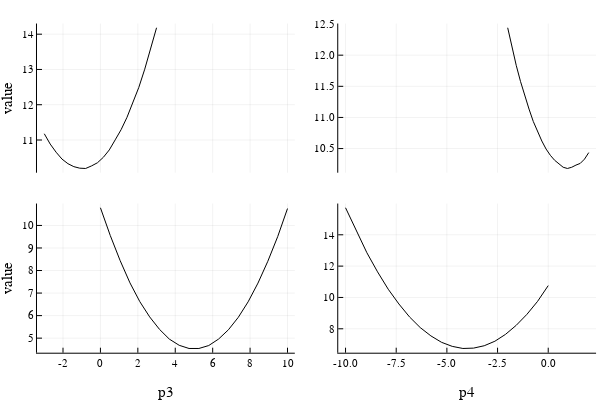
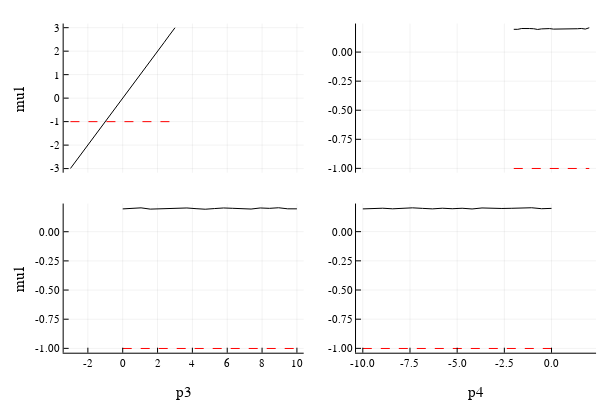
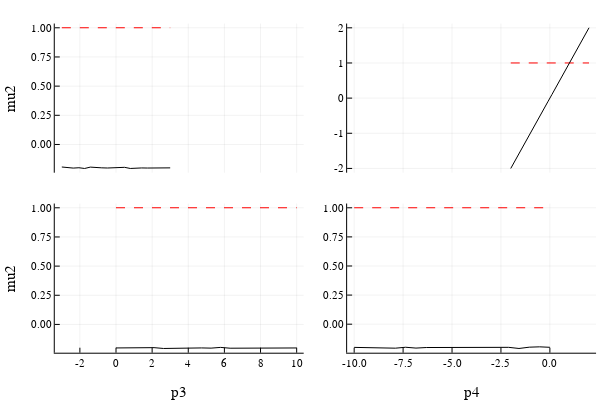
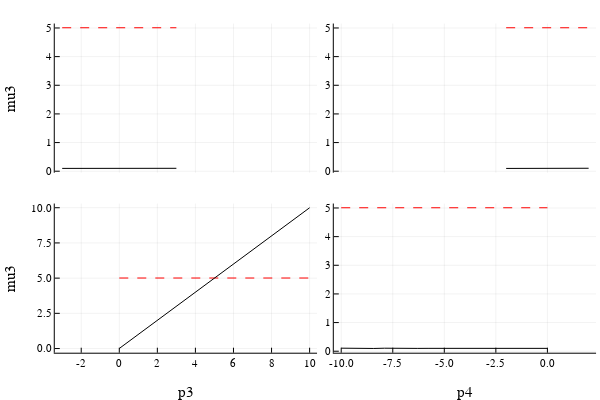

Notebook source saved alongside these figures, in order:
### Markdown cell above
## Slices

### Code cell
# plot slices of objective function
# grid with 20 points
#-----------------------------------
s = doSlices(mprob,20)

# plot slices of the objective function:
#---------------------------------------
p = MomentOpt.plot(s,:value)
display(p)

if savePlots == true
    Plots.savefig(p, joinpath(pwd(),"slices_v.svg"))
end



# Produce more precise plots with respect to each parameter:
#-----------------------------------------------------------
for symbol in parameters

  p = MomentOpt.plot(s,symbol)
  display(p)
    
  if savePlots == true
      Plots.savefig(p, joinpath(pwd(),"slices_v_$(String(symbol)).svg"))
  end
    

end

### Figure 1 — Plotly figure (JSON) as saved in the notebook; plotly's stock layout.template omitted (floating-point values rounded to 4 significant figures)
{"data": [{"colorbar": {"title": ""}, "hoverinfo": "text", "legendgroup": "y1", "line": {"color": "rgba(0, 0, 0, 1.000)", "dash": "solid", "shape": "linear", "width": 1}, "mode": "lines", "name": "y1", "showlegend": true, "text": [null, null, null, null, null, null, null, null, null, null, null, null, null, null, null, null, null, null, null, null], "type": "scatter", "x": [-2, -1.789, -1.579, -1.368, -1.158, -0.9474, -0.7368, -0.5263, -0.3158, -0.1053, 0.1053, 0.3158, 0.5263, 0.7368, 0.9474, 1.158, 1.368, 1.579, 1.789, 2], "xaxis": "x2", "y": [12.44, 12.12, 11.84, 11.58, 11.34, 11.13, 10.94, 10.77, 10.62, 10.49, 10.39, 10.31, 10.25, 10.2, 10.18, 10.2, 10.23, 10.26, 10.33, 10.44], "yaxis": "y2"}, {"colorbar": {"title": ""}, "hoverinfo": "text", "legendgroup": "y2", "line": {"color": "rgba(0, 0, 0, 1.000)", "dash": "solid", "shape": "linear", "width": 1}, "mode": "lines", "name": "y2", "showlegend": true, "text": [null, null, null, null, null, null, null, null, null, null, null, null, null, null, null, null, null, null, null, null], "type": "scatter", "x": [-10, -9.474, -8.947, -8.421, -7.895, -7.368, -6.842, -6.316, -5.789, -5.263, -4.737, -4.211, -3.684, -3.158, -2.632, -2.105, -1.579, -1.053, -0.5263, 0], "xaxis": "x2", "y": [15.72, 14.23, 12.85, 11.64, 10.53, 9.585, 8.756, 8.078, 7.547, 7.136, 6.878, 6.743, 6.766, 6.918, 7.205, 7.646, 8.221, 8.92, 9.75, 10.76], "yaxis": "y4"}, {"colorbar": {"title": ""}, "hoverinfo": "text", "legendgroup": "y3", "line": {"color": "rgba(0, 0, 0, 1.000)", "dash": "solid", "shape": "linear", "width": 1}, "mode": "lines", "name": "y3", "showlegend": true, "text": [null, null, null, null, null, null, null, null, null, null, null, null, null, null, null, null, null, null, null, null], "type": "scatter", "x": [-3, -2.684, -2.368, -2.053, -1.737, -1.421, -1.105, -0.7895, -0.4737, -0.1579, 0.1579, 0.4737, 0.7895, 1.105, 1.421, 1.737, 2.053, 2.368, 2.684, 3], "xaxis": "x1", "y": [11.18, 10.89, 10.65, 10.46, 10.33, 10.24, 10.2, 10.19, 10.27, 10.35, 10.51, 10.72, 11.0, 11.29, 11.64, 12.05, 12.49, 13.01, 13.57, 14.18], "yaxis": "y1"}, {"colorbar": {"title": ""}, "hoverinfo": "text", "legendgroup": "y4", "line": {"color": "rgba(0, 0, 0, 1.000)", "dash": "solid", "shape": "linear", "width": 1}, "mode": "lines", "name": "y4", "showlegend": true, "text": [null, null, null, null, null, null, null, null, null, null, null, null, null, null, null, null, null, null, null, null], "type": "scatter", "x": [0, 0.5263, 1.053, 1.579, 2.105, 2.632, 3.158, 3.684, 4.211, 4.737, 5.263, 5.789, 6.316, 6.842, 7.368, 7.895, 8.421, 8.947, 9.474, 10], "xaxis": "x1", "y": [10.78, 9.555, 8.443, 7.452, 6.619, 5.944, 5.389, 4.957, 4.683, 4.542, 4.542, 4.672, 4.96, 5.372, 5.923, 6.611, 7.443, 8.411, 9.502, 10.75], "yaxis": "y3"}], "layout": {"annotations": [], "height": 400, "margin": {"b": 20, "l": 0, "r": 0, "t": 20}, "paper_bgcolor": "rgba(255, 255, 255, 1.000)", "plot_bgcolor": "rgba(255, 255, 255, 1.000)", "showlegend": false, "width": 600, "xaxis1": {"anchor": "y3", "domain": [0.06165, 0.4914], "gridcolor": "rgba(0, 0, 0, 0.100)", "gridwidth": 0.5, "linecolor": "rgba(0, 0, 0, 1.000)", "mirror": false, "range": [-3.39, 10.39], "showgrid": true, "showline": true, "showticklabels": true, "tickangle": 0, "tickcolor": "rgb(0, 0, 0)", "tickfont": {"color": "rgba(0, 0, 0, 1.000)", "family": "sans-serif", "size": 11}, "tickmode": "array", "ticks": "inside", "ticktext": ["-2", "0", "2", "4", "6", "8", "10"], "tickvals": [-2, 0, 2, 4, 6, 8, 10], "title": "p3", "titlefont": {"color": "rgba(0, 0, 0, 1.000)", "family": "sans-serif", "size": 15}, "type": "-", "visible": true, "zeroline": false, "zerolinecolor": "rgba(0, 0, 0, 1.000)"}, "xaxis2": {"anchor": "y4", "domain": [0.5637, 0.9934], "gridcolor": "rgba(0, 0, 0, 0.100)", "gridwidth": 0.5, "linecolor": "rgba(0, 0, 0, 1.000)", "mirror": false, "range": [-10.36, 2.36], "showgrid": true, "showline": true, "showticklabels": true, "tickangle": 0, "tickcolor": "rgb(0, 0, 0)", "tickfont": {"color": "rgba(0, 0, 0, 1.000)", "family": "sans-serif", "size": 11}, "tickmode": "array", "ticks": "inside", "ticktext": ["-10.0", "-7.5", "-5.0", "-2.5", "0.0"], "tickvals": [-10, -7.5, -5, -2.5, 0], "title": "p4", "titlefont": {"color": "rgba(0, 0, 0, 1.000)", "family": "sans-serif", "size": 15}, "type": "-", "visible": true, "zeroline": false, "zerolinecolor": "rgba(0, 0, 0, 1.000)"}, "yaxis1": {"anchor": "x1", "domain": [0.5758, 0.9902], "gridcolor": "rgba(0, 0, 0, 0.100)", "gridwidth": 0.5, "linecolor": "rgba(0, 0, 0, 1.000)", "mirror": false, "range": [10.07, 14.3], "showgrid": true, "showline": true, "showticklabels": true, "tickangle": 0, "tickcolor": "rgb(0, 0, 0)", "tickfont": {"color": "rgba(0, 0, 0, 1.000)", "family": "sans-serif", "size": 11}, "tickmode": "array", "ticks": "inside", "ticktext": ["11", "12", "13", "14"], "tickvals": [11, 12, 13, 14], "title": "value", "titlefont": {"color": "rgba(0, 0, 0, 1.000)", "family": "sans-serif", "size": 15}, "type": "-", "visible": true, "zeroline": false, "zerolinecolor": "rgba(0, 0, 0, 1.000)"}, "yaxis2": {"anchor": "x2", "domain": [0.5758, 0.9902], "gridcolor": "rgba(0, 0, 0, 0.100)", "gridwidth": 0.5, "linecolor": "rgba(0, 0, 0, 1.000)", "mirror": false, "range": [10.11, 12.51], "showgrid": true, "showline": true, "showticklabels": true, "tickangle": 0, "tickcolor": "rgb(0, 0, 0)", "tickfont": {"color": "rgba(0, 0, 0, 1.000)", "family": "sans-serif", "size": 11}, "tickmode": "array", "ticks": "inside", "ticktext": ["10.5", "11.0", "11.5", "12.0", "12.5"], "tickvals": [10.5, 11, 11.5, 12, 12.5], "title": "", "titlefont": {"color": "rgba(0, 0, 0, 1.000)", "family": "sans-serif", "size": 15}, "type": "-", "visible": true, "zeroline": false, "zerolinecolor": "rgba(0, 0, 0, 1.000)"}, "yaxis3": {"anchor": "x1", "domain": [0.07581, 0.4902], "gridcolor": "rgba(0, 0, 0, 0.100)", "gridwidth": 0.5, "linecolor": "rgba(0, 0, 0, 1.000)", "mirror": false, "range": [4.354, 10.97], "showgrid": true, "showline": true, "showticklabels": true, "tickangle": 0, "tickcolor": "rgb(0, 0, 0)", "tickfont": {"color": "rgba(0, 0, 0, 1.000)", "family": "sans-serif", "size": 11}, "tickmode": "array", "ticks": "inside", "ticktext": ["5", "6", "7", "8", "9", "10"], "tickvals": [5, 6, 7, 8, 9, 10], "title": "value", "titlefont": {"color": "rgba(0, 0, 0, 1.000)", "family": "sans-serif", "size": 15}, "type": "-", "visible": true, "zeroline": false, "zerolinecolor": "rgba(0, 0, 0, 1.000)"}, "yaxis4": {"anchor": "x2", "domain": [0.07581, 0.4902], "gridcolor": "rgba(0, 0, 0, 0.100)", "gridwidth": 0.5, "linecolor": "rgba(0, 0, 0, 1.000)", "mirror": false, "range": [6.473, 15.99], "showgrid": true, "showline": true, "showticklabels": true, "tickangle": 0, "tickcolor": "rgb(0, 0, 0)", "tickfont": {"color": "rgba(0, 0, 0, 1.000)", "family": "sans-serif", "size": 11}, "tickmode": "array", "ticks": "inside", "ticktext": ["8", "10", "12", "14"], "tickvals": [8, 10, 12, 14], "title": "", "titlefont": {"color": "rgba(0, 0, 0, 1.000)", "family": "sans-serif", "size": 15}, "type": "-", "visible": true, "zeroline": false, "zerolinecolor": "rgba(0, 0, 0, 1.000)"}}}

### Figure 2 — Plotly figure (JSON) as saved in the notebook; plotly's stock layout.template omitted (floating-point values rounded to 4 significant figures)
{"data": [{"colorbar": {"title": ""}, "hoverinfo": "text", "legendgroup": "y1", "line": {"color": "rgba(255, 0, 0, 1.000)", "dash": "dash", "shape": "linear", "width": 1}, "mode": "lines", "name": "y1", "showlegend": true, "text": [null, null, null, null, null, null, null, null, null, null, null, null, null, null, null, null, null, null, null, null], "type": "scatter", "x": [-2, -1.789, -1.579, -1.368, -1.158, -0.9474, -0.7368, -0.5263, -0.3158, -0.1053, 0.1053, 0.3158, 0.5263, 0.7368, 0.9474, 1.158, 1.368, 1.579, 1.789, 2], "xaxis": "x2", "y": [-1.001, -1.001, -1.001, -1.001, -1.001, -1.001, -1.001, -1.001, -1.001, -1.001, -1.001, -1.001, -1.001, -1.001, -1.001, -1.001, -1.001, -1.001, -1.001, -1.001], "yaxis": "y2"}, {"colorbar": {"title": ""}, "hoverinfo": "text", "legendgroup": "y2", "line": {"color": "rgba(0, 0, 0, 1.000)", "dash": "solid", "shape": "linear", "width": 1}, "mode": "lines", "name": "y2", "showlegend": true, "text": [null, null, null, null, null, null, null, null, null, null, null, null, null, null, null, null, null, null, null, null], "type": "scatter", "x": [-2, -1.789, -1.579, -1.368, -1.158, -0.9474, -0.7368, -0.5263, -0.3158, -0.1053, 0.1053, 0.3158, 0.5263, 0.7368, 0.9474, 1.158, 1.368, 1.579, 1.789, 2], "xaxis": "x2", "y": [0.1957, 0.1956, 0.2027, 0.1993, 0.2024, 0.2009, 0.1945, 0.1996, 0.2033, 0.202, 0.1975, 0.1972, 0.1977, 0.2022, 0.1987, 0.2, 0.2007, 0.2032, 0.1979, 0.2091], "yaxis": "y2"}, {"colorbar": {"title": ""}, "hoverinfo": "text", "legendgroup": "y3", "line": {"color": "rgba(255, 0, 0, 1.000)", "dash": "dash", "shape": "linear", "width": 1}, "mode": "lines", "name": "y3", "showlegend": true, "text": [null, null, null, null, null, null, null, null, null, null, null, null, null, null, null, null, null, null, null, null], "type": "scatter", "x": [-10, -9.474, -8.947, -8.421, -7.895, -7.368, -6.842, -6.316, -5.789, -5.263, -4.737, -4.211, -3.684, -3.158, -2.632, -2.105, -1.579, -1.053, -0.5263, 0], "xaxis": "x2", "y": [-1.001, -1.001, -1.001, -1.001, -1.001, -1.001, -1.001, -1.001, -1.001, -1.001, -1.001, -1.001, -1.001, -1.001, -1.001, -1.001, -1.001, -1.001, -1.001, -1.001], "yaxis": "y4"}, {"colorbar": {"title": ""}, "hoverinfo": "text", "legendgroup": "y4", "line": {"color": "rgba(0, 0, 0, 1.000)", "dash": "solid", "shape": "linear", "width": 1}, "mode": "lines", "name": "y4", "showlegend": true, "text": [null, null, null, null, null, null, null, null, null, null, null, null, null, null, null, null, null, null, null, null], "type": "scatter", "x": [-10, -9.474, -8.947, -8.421, -7.895, -7.368, -6.842, -6.316, -5.789, -5.263, -4.737, -4.211, -3.684, -3.158, -2.632, -2.105, -1.579, -1.053, -0.5263, 0], "xaxis": "x2", "y": [0.1949, 0.1971, 0.2006, 0.1957, 0.2027, 0.204, 0.1996, 0.1952, 0.2007, 0.1964, 0.2005, 0.1945, 0.203, 0.1995, 0.1986, 0.2002, 0.2008, 0.2047, 0.1965, 0.1993], "yaxis": "y4"}, {"colorbar": {"title": ""}, "hoverinfo": "text", "legendgroup": "y5", "line": {"color": "rgba(255, 0, 0, 1.000)", "dash": "dash", "shape": "linear", "width": 1}, "mode": "lines", "name": "y5", "showlegend": true, "text": [null, null, null, null, null, null, null, null, null, null, null, null, null, null, null, null, null, null, null, null], "type": "scatter", "x": [-3, -2.684, -2.368, -2.053, -1.737, -1.421, -1.105, -0.7895, -0.4737, -0.1579, 0.1579, 0.4737, 0.7895, 1.105, 1.421, 1.737, 2.053, 2.368, 2.684, 3], "xaxis": "x1", "y": [-1.001, -1.001, -1.001, -1.001, -1.001, -1.001, -1.001, -1.001, -1.001, -1.001, -1.001, -1.001, -1.001, -1.001, -1.001, -1.001, -1.001, -1.001, -1.001, -1.001], "yaxis": "y1"}, {"colorbar": {"title": ""}, "hoverinfo": "text", "legendgroup": "y6", "line": {"color": "rgba(0, 0, 0, 1.000)", "dash": "solid", "shape": "linear", "width": 1}, "mode": "lines", "name": "y6", "showlegend": true, "text": [null, null, null, null, null, null, null, null, null, null, null, null, null, null, null, null, null, null, null, null], "type": "scatter", "x": [-3, -2.684, -2.368, -2.053, -1.737, -1.421, -1.105, -0.7895, -0.4737, -0.1579, 0.1579, 0.4737, 0.7895, 1.105, 1.421, 1.737, 2.053, 2.368, 2.684, 3], "xaxis": "x1", "y": [-2.995, -2.683, -2.366, -2.053, -1.733, -1.421, -1.107, -0.7929, -0.4733, -0.1587, 0.1572, 0.4761, 0.7919, 1.105, 1.422, 1.74, 2.048, 2.362, 2.683, 2.996], "yaxis": "y1"}, {"colorbar": {"title": ""}, "hoverinfo": "text", "legendgroup": "y7", "line": {"color": "rgba(255, 0, 0, 1.000)", "dash": "dash", "shape": "linear", "width": 1}, "mode": "lines", "name": "y7", "showlegend": true, "text": [null, null, null, null, null, null, null, null, null, null, null, null, null, null, null, null, null, null, null, null], "type": "scatter", "x": [0, 0.5263, 1.053, 1.579, 2.105, 2.632, 3.158, 3.684, 4.211, 4.737, 5.263, 5.789, 6.316, 6.842, 7.368, 7.895, 8.421, 8.947, 9.474, 10], "xaxis": "x1", "y": [-1.001, -1.001, -1.001, -1.001, -1.001, -1.001, -1.001, -1.001, -1.001, -1.001, -1.001, -1.001, -1.001, -1.001, -1.001, -1.001, -1.001, -1.001, -1.001, -1.001], "yaxis": "y3"}, {"colorbar": {"title": ""}, "hoverinfo": "text", "legendgroup": "y8", "line": {"color": "rgba(0, 0, 0, 1.000)", "dash": "solid", "shape": "linear", "width": 1}, "mode": "lines", "name": "y8", "showlegend": true, "text": [null, null, null, null, null, null, null, null, null, null, null, null, null, null, null, null, null, null, null, null], "type": "scatter", "x": [0, 0.5263, 1.053, 1.579, 2.105, 2.632, 3.158, 3.684, 4.211, 4.737, 5.263, 5.789, 6.316, 6.842, 7.368, 7.895, 8.421, 8.947, 9.474, 10], "xaxis": "x1", "y": [0.1958, 0.1997, 0.2048, 0.1939, 0.1964, 0.1979, 0.1986, 0.2037, 0.1978, 0.193, 0.1986, 0.2037, 0.2009, 0.1959, 0.1945, 0.2036, 0.2005, 0.2055, 0.1964, 0.1962], "yaxis": "y3"}], "layout": {"annotations": [], "height": 400, "margin": {"b": 20, "l": 0, "r": 0, "t": 20}, "paper_bgcolor": "rgba(255, 255, 255, 1.000)", "plot_bgcolor": "rgba(255, 255, 255, 1.000)", "showlegend": false, "width": 600, "xaxis1": {"anchor": "y3", "domain": [0.1061, 0.5062], "gridcolor": "rgba(0, 0, 0, 0.100)", "gridwidth": 0.5, "linecolor": "rgba(0, 0, 0, 1.000)", "mirror": false, "range": [-3.39, 10.39], "showgrid": true, "showline": true, "showticklabels": true, "tickangle": 0, "tickcolor": "rgb(0, 0, 0)", "tickfont": {"color": "rgba(0, 0, 0, 1.000)", "family": "sans-serif", "size": 11}, "tickmode": "array", "ticks": "inside", "ticktext": ["-2", "0", "2", "4", "6", "8", "10"], "tickvals": [-2, 0, 2, 4, 6, 8, 10], "title": "p3", "titlefont": {"color": "rgba(0, 0, 0, 1.000)", "family": "sans-serif", "size": 15}, "type": "-", "visible": true, "zeroline": false, "zerolinecolor": "rgba(0, 0, 0, 1.000)"}, "xaxis2": {"anchor": "y4", "domain": [0.5934, 0.9934], "gridcolor": "rgba(0, 0, 0, 0.100)", "gridwidth": 0.5, "linecolor": "rgba(0, 0, 0, 1.000)", "mirror": false, "range": [-10.36, 2.36], "showgrid": true, "showline": true, "showticklabels": true, "tickangle": 0, "tickcolor": "rgb(0, 0, 0)", "tickfont": {"color": "rgba(0, 0, 0, 1.000)", "family": "sans-serif", "size": 11}, "tickmode": "array", "ticks": "inside", "ticktext": ["-10.0", "-7.5", "-5.0", "-2.5", "0.0"], "tickvals": [-10, -7.5, -5, -2.5, 0], "title": "p4", "titlefont": {"color": "rgba(0, 0, 0, 1.000)", "family": "sans-serif", "size": 15}, "type": "-", "visible": true, "zeroline": false, "zerolinecolor": "rgba(0, 0, 0, 1.000)"}, "yaxis1": {"anchor": "x1", "domain": [0.5758, 0.9902], "gridcolor": "rgba(0, 0, 0, 0.100)", "gridwidth": 0.5, "linecolor": "rgba(0, 0, 0, 1.000)", "mirror": false, "range": [-3.175, 3.176], "showgrid": true, "showline": true, "showticklabels": true, "tickangle": 0, "tickcolor": "rgb(0, 0, 0)", "tickfont": {"color": "rgba(0, 0, 0, 1.000)", "family": "sans-serif", "size": 11}, "tickmode": "array", "ticks": "inside", "ticktext": ["-3", "-2", "-1", "0", "1", "2", "3"], "tickvals": [-3, -2, -1, 0, 1, 2, 3], "title": "mu1", "titlefont": {"color": "rgba(0, 0, 0, 1.000)", "family": "sans-serif", "size": 15}, "type": "-", "visible": true, "zeroline": false, "zerolinecolor": "rgba(0, 0, 0, 1.000)"}, "yaxis2": {"anchor": "x2", "domain": [0.5758, 0.9902], "gridcolor": "rgba(0, 0, 0, 0.100)", "gridwidth": 0.5, "linecolor": "rgba(0, 0, 0, 1.000)", "mirror": false, "range": [-1.037, 0.2454], "showgrid": true, "showline": true, "showticklabels": true, "tickangle": 0, "tickcolor": "rgb(0, 0, 0)", "tickfont": {"color": "rgba(0, 0, 0, 1.000)", "family": "sans-serif", "size": 11}, "tickmode": "array", "ticks": "inside", "ticktext": ["-1.00", "-0.75", "-0.50", "-0.25", "0.00"], "tickvals": [-1, -0.75, -0.5, -0.25, 0], "title": "", "titlefont": {"color": "rgba(0, 0, 0, 1.000)", "family": "sans-serif", "size": 15}, "type": "-", "visible": true, "zeroline": false, "zerolinecolor": "rgba(0, 0, 0, 1.000)"}, "yaxis3": {"anchor": "x1", "domain": [0.07581, 0.4902], "gridcolor": "rgba(0, 0, 0, 0.100)", "gridwidth": 0.5, "linecolor": "rgba(0, 0, 0, 1.000)", "mirror": false, "range": [-1.037, 0.2417], "showgrid": true, "showline": true, "showticklabels": true, "tickangle": 0, "tickcolor": "rgb(0, 0, 0)", "tickfont": {"color": "rgba(0, 0, 0, 1.000)", "family": "sans-serif", "size": 11}, "tickmode": "array", "ticks": "inside", "ticktext": ["-1.00", "-0.75", "-0.50", "-0.25", "0.00"], "tickvals": [-1, -0.75, -0.5, -0.25, 0], "title": "mu1", "titlefont": {"color": "rgba(0, 0, 0, 1.000)", "family": "sans-serif", "size": 15}, "type": "-", "visible": true, "zeroline": false, "zerolinecolor": "rgba(0, 0, 0, 1.000)"}, "yaxis4": {"anchor": "x2", "domain": [0.07581, 0.4902], "gridcolor": "rgba(0, 0, 0, 0.100)", "gridwidth": 0.5, "linecolor": "rgba(0, 0, 0, 1.000)", "mirror": false, "range": [-1.037, 0.2408], "showgrid": true, "showline": true, "showticklabels": true, "tickangle": 0, "tickcolor": "rgb(0, 0, 0)", "tickfont": {"color": "rgba(0, 0, 0, 1.000)", "family": "sans-serif", "size": 11}, "tickmode": "array", "ticks": "inside", "ticktext": ["-1.00", "-0.75", "-0.50", "-0.25", "0.00"], "tickvals": [-1, -0.75, -0.5, -0.25, 0], "title": "", "titlefont": {"color": "rgba(0, 0, 0, 1.000)", "family": "sans-serif", "size": 15}, "type": "-", "visible": true, "zeroline": false, "zerolinecolor": "rgba(0, 0, 0, 1.000)"}}}

### Figure 3 — Plotly figure (JSON) as saved in the notebook; plotly's stock layout.template omitted (floating-point values rounded to 4 significant figures)
{"data": [{"colorbar": {"title": ""}, "hoverinfo": "text", "legendgroup": "y1", "line": {"color": "rgba(255, 0, 0, 1.000)", "dash": "dash", "shape": "linear", "width": 1}, "mode": "lines", "name": "y1", "showlegend": true, "text": [null, null, null, null, null, null, null, null, null, null, null, null, null, null, null, null, null, null, null, null], "type": "scatter", "x": [-2, -1.789, -1.579, -1.368, -1.158, -0.9474, -0.7368, -0.5263, -0.3158, -0.1053, 0.1053, 0.3158, 0.5263, 0.7368, 0.9474, 1.158, 1.368, 1.579, 1.789, 2], "xaxis": "x2", "y": [1.0, 1.0, 1.0, 1.0, 1.0, 1.0, 1.0, 1.0, 1.0, 1.0, 1.0, 1.0, 1.0, 1.0, 1.0, 1.0, 1.0, 1.0, 1.0, 1.0], "yaxis": "y2"}, {"colorbar": {"title": ""}, "hoverinfo": "text", "legendgroup": "y2", "line": {"color": "rgba(0, 0, 0, 1.000)", "dash": "solid", "shape": "linear", "width": 1}, "mode": "lines", "name": "y2", "showlegend": true, "text": [null, null, null, null, null, null, null, null, null, null, null, null, null, null, null, null, null, null, null, null], "type": "scatter", "x": [-2, -1.789, -1.579, -1.368, -1.158, -0.9474, -0.7368, -0.5263, -0.3158, -0.1053, 0.1053, 0.3158, 0.5263, 0.7368, 0.9474, 1.158, 1.368, 1.579, 1.789, 2], "xaxis": "x2", "y": [-2.002, -1.786, -1.578, -1.367, -1.157, -0.9441, -0.7361, -0.5299, -0.3129, -0.1052, 0.1033, 0.315, 0.5227, 0.7374, 0.9432, 1.154, 1.368, 1.58, 1.785, 2.002], "yaxis": "y2"}, {"colorbar": {"title": ""}, "hoverinfo": "text", "legendgroup": "y3", "line": {"color": "rgba(255, 0, 0, 1.000)", "dash": "dash", "shape": "linear", "width": 1}, "mode": "lines", "name": "y3", "showlegend": true, "text": [null, null, null, null, null, null, null, null, null, null, null, null, null, null, null, null, null, null, null, null], "type": "scatter", "x": [-10, -9.474, -8.947, -8.421, -7.895, -7.368, -6.842, -6.316, -5.789, -5.263, -4.737, -4.211, -3.684, -3.158, -2.632, -2.105, -1.579, -1.053, -0.5263, 0], "xaxis": "x2", "y": [1.0, 1.0, 1.0, 1.0, 1.0, 1.0, 1.0, 1.0, 1.0, 1.0, 1.0, 1.0, 1.0, 1.0, 1.0, 1.0, 1.0, 1.0, 1.0, 1.0], "yaxis": "y4"}, {"colorbar": {"title": ""}, "hoverinfo": "text", "legendgroup": "y4", "line": {"color": "rgba(0, 0, 0, 1.000)", "dash": "solid", "shape": "linear", "width": 1}, "mode": "lines", "name": "y4", "showlegend": true, "text": [null, null, null, null, null, null, null, null, null, null, null, null, null, null, null, null, null, null, null, null], "type": "scatter", "x": [-10, -9.474, -8.947, -8.421, -7.895, -7.368, -6.842, -6.316, -5.789, -5.263, -4.737, -4.211, -3.684, -3.158, -2.632, -2.105, -1.579, -1.053, -0.5263, 0], "xaxis": "x2", "y": [-0.1992, -0.2008, -0.1985, -0.2005, -0.2061, -0.1982, -0.2053, -0.2004, -0.1998, -0.1984, -0.197, -0.1975, -0.1963, -0.1991, -0.1958, -0.1989, -0.2087, -0.1974, -0.1945, -0.1985], "yaxis": "y4"}, {"colorbar": {"title": ""}, "hoverinfo": "text", "legendgroup": "y5", "line": {"color": "rgba(255, 0, 0, 1.000)", "dash": "dash", "shape": "linear", "width": 1}, "mode": "lines", "name": "y5", "showlegend": true, "text": [null, null, null, null, null, null, null, null, null, null, null, null, null, null, null, null, null, null, null, null], "type": "scatter", "x": [-3, -2.684, -2.368, -2.053, -1.737, -1.421, -1.105, -0.7895, -0.4737, -0.1579, 0.1579, 0.4737, 0.7895, 1.105, 1.421, 1.737, 2.053, 2.368, 2.684, 3], "xaxis": "x1", "y": [1.0, 1.0, 1.0, 1.0, 1.0, 1.0, 1.0, 1.0, 1.0, 1.0, 1.0, 1.0, 1.0, 1.0, 1.0, 1.0, 1.0, 1.0, 1.0, 1.0], "yaxis": "y1"}, {"colorbar": {"title": ""}, "hoverinfo": "text", "legendgroup": "y6", "line": {"color": "rgba(0, 0, 0, 1.000)", "dash": "solid", "shape": "linear", "width": 1}, "mode": "lines", "name": "y6", "showlegend": true, "text": [null, null, null, null, null, null, null, null, null, null, null, null, null, null, null, null, null, null, null, null], "type": "scatter", "x": [-3, -2.684, -2.368, -2.053, -1.737, -1.421, -1.105, -0.7895, -0.4737, -0.1579, 0.1579, 0.4737, 0.7895, 1.105, 1.421, 1.737, 2.053, 2.368, 2.684, 3], "xaxis": "x1", "y": [-0.1931, -0.1975, -0.2024, -0.1994, -0.2057, -0.194, -0.1999, -0.2002, -0.2016, -0.1976, -0.1997, -0.1959, -0.2055, -0.2021, -0.201, -0.2019, -0.2012, -0.1971, -0.1976, -0.2004], "yaxis": "y1"}, {"colorbar": {"title": ""}, "hoverinfo": "text", "legendgroup": "y7", "line": {"color": "rgba(255, 0, 0, 1.000)", "dash": "dash", "shape": "linear", "width": 1}, "mode": "lines", "name": "y7", "showlegend": true, "text": [null, null, null, null, null, null, null, null, null, null, null, null, null, null, null, null, null, null, null, null], "type": "scatter", "x": [0, 0.5263, 1.053, 1.579, 2.105, 2.632, 3.158, 3.684, 4.211, 4.737, 5.263, 5.789, 6.316, 6.842, 7.368, 7.895, 8.421, 8.947, 9.474, 10], "xaxis": "x1", "y": [1.0, 1.0, 1.0, 1.0, 1.0, 1.0, 1.0, 1.0, 1.0, 1.0, 1.0, 1.0, 1.0, 1.0, 1.0, 1.0, 1.0, 1.0, 1.0, 1.0], "yaxis": "y3"}, {"colorbar": {"title": ""}, "hoverinfo": "text", "legendgroup": "y8", "line": {"color": "rgba(0, 0, 0, 1.000)", "dash": "solid", "shape": "linear", "width": 1}, "mode": "lines", "name": "y8", "showlegend": true, "text": [null, null, null, null, null, null, null, null, null, null, null, null, null, null, null, null, null, null, null, null], "type": "scatter", "x": [0, 0.5263, 1.053, 1.579, 2.105, 2.632, 3.158, 3.684, 4.211, 4.737, 5.263, 5.789, 6.316, 6.842, 7.368, 7.895, 8.421, 8.947, 9.474, 10], "xaxis": "x1", "y": [-0.2015, -0.2011, -0.1988, -0.1958, -0.1989, -0.2062, -0.2052, -0.1988, -0.2011, -0.2014, -0.2031, -0.1968, -0.2038, -0.2029, -0.2039, -0.2003, -0.1998, -0.1997, -0.1985, -0.2017], "yaxis": "y3"}], "layout": {"annotations": [], "height": 400, "margin": {"b": 20, "l": 0, "r": 0, "t": 20}, "paper_bgcolor": "rgba(255, 255, 255, 1.000)", "plot_bgcolor": "rgba(255, 255, 255, 1.000)", "showlegend": false, "width": 600, "xaxis1": {"anchor": "y3", "domain": [0.09128, 0.5062], "gridcolor": "rgba(0, 0, 0, 0.100)", "gridwidth": 0.5, "linecolor": "rgba(0, 0, 0, 1.000)", "mirror": false, "range": [-3.39, 10.39], "showgrid": true, "showline": true, "showticklabels": true, "tickangle": 0, "tickcolor": "rgb(0, 0, 0)", "tickfont": {"color": "rgba(0, 0, 0, 1.000)", "family": "sans-serif", "size": 11}, "tickmode": "array", "ticks": "inside", "ticktext": ["-2", "0", "2", "4", "6", "8", "10"], "tickvals": [-2, 0, 2, 4, 6, 8, 10], "title": "p3", "titlefont": {"color": "rgba(0, 0, 0, 1.000)", "family": "sans-serif", "size": 15}, "type": "-", "visible": true, "zeroline": false, "zerolinecolor": "rgba(0, 0, 0, 1.000)"}, "xaxis2": {"anchor": "y4", "domain": [0.5786, 0.9934], "gridcolor": "rgba(0, 0, 0, 0.100)", "gridwidth": 0.5, "linecolor": "rgba(0, 0, 0, 1.000)", "mirror": false, "range": [-10.36, 2.36], "showgrid": true, "showline": true, "showticklabels": true, "tickangle": 0, "tickcolor": "rgb(0, 0, 0)", "tickfont": {"color": "rgba(0, 0, 0, 1.000)", "family": "sans-serif", "size": 11}, "tickmode": "array", "ticks": "inside", "ticktext": ["-10.0", "-7.5", "-5.0", "-2.5", "0.0"], "tickvals": [-10, -7.5, -5, -2.5, 0], "title": "p4", "titlefont": {"color": "rgba(0, 0, 0, 1.000)", "family": "sans-serif", "size": 15}, "type": "-", "visible": true, "zeroline": false, "zerolinecolor": "rgba(0, 0, 0, 1.000)"}, "yaxis1": {"anchor": "x1", "domain": [0.5758, 0.9902], "gridcolor": "rgba(0, 0, 0, 0.100)", "gridwidth": 0.5, "linecolor": "rgba(0, 0, 0, 1.000)", "mirror": false, "range": [-0.2419, 1.036], "showgrid": true, "showline": true, "showticklabels": true, "tickangle": 0, "tickcolor": "rgb(0, 0, 0)", "tickfont": {"color": "rgba(0, 0, 0, 1.000)", "family": "sans-serif", "size": 11}, "tickmode": "array", "ticks": "inside", "ticktext": ["0.00", "0.25", "0.50", "0.75", "1.00"], "tickvals": [0, 0.25, 0.5, 0.75, 1], "title": "mu2", "titlefont": {"color": "rgba(0, 0, 0, 1.000)", "family": "sans-serif", "size": 15}, "type": "-", "visible": true, "zeroline": false, "zerolinecolor": "rgba(0, 0, 0, 1.000)"}, "yaxis2": {"anchor": "x2", "domain": [0.5758, 0.9902], "gridcolor": "rgba(0, 0, 0, 0.100)", "gridwidth": 0.5, "linecolor": "rgba(0, 0, 0, 1.000)", "mirror": false, "range": [-2.122, 2.122], "showgrid": true, "showline": true, "showticklabels": true, "tickangle": 0, "tickcolor": "rgb(0, 0, 0)", "tickfont": {"color": "rgba(0, 0, 0, 1.000)", "family": "sans-serif", "size": 11}, "tickmode": "array", "ticks": "inside", "ticktext": ["-2", "-1", "0", "1", "2"], "tickvals": [-2, -1, 0, 1, 2], "title": "", "titlefont": {"color": "rgba(0, 0, 0, 1.000)", "family": "sans-serif", "size": 15}, "type": "-", "visible": true, "zeroline": false, "zerolinecolor": "rgba(0, 0, 0, 1.000)"}, "yaxis3": {"anchor": "x1", "domain": [0.07581, 0.4902], "gridcolor": "rgba(0, 0, 0, 0.100)", "gridwidth": 0.5, "linecolor": "rgba(0, 0, 0, 1.000)", "mirror": false, "range": [-0.2424, 1.036], "showgrid": true, "showline": true, "showticklabels": true, "tickangle": 0, "tickcolor": "rgb(0, 0, 0)", "tickfont": {"color": "rgba(0, 0, 0, 1.000)", "family": "sans-serif", "size": 11}, "tickmode": "array", "ticks": "inside", "ticktext": ["0.00", "0.25", "0.50", "0.75", "1.00"], "tickvals": [0, 0.25, 0.5, 0.75, 1], "title": "mu2", "titlefont": {"color": "rgba(0, 0, 0, 1.000)", "family": "sans-serif", "size": 15}, "type": "-", "visible": true, "zeroline": false, "zerolinecolor": "rgba(0, 0, 0, 1.000)"}, "yaxis4": {"anchor": "x2", "domain": [0.07581, 0.4902], "gridcolor": "rgba(0, 0, 0, 0.100)", "gridwidth": 0.5, "linecolor": "rgba(0, 0, 0, 1.000)", "mirror": false, "range": [-0.2449, 1.036], "showgrid": true, "showline": true, "showticklabels": true, "tickangle": 0, "tickcolor": "rgb(0, 0, 0)", "tickfont": {"color": "rgba(0, 0, 0, 1.000)", "family": "sans-serif", "size": 11}, "tickmode": "array", "ticks": "inside", "ticktext": ["0.00", "0.25", "0.50", "0.75", "1.00"], "tickvals": [0, 0.25, 0.5, 0.75, 1], "title": "", "titlefont": {"color": "rgba(0, 0, 0, 1.000)", "family": "sans-serif", "size": 15}, "type": "-", "visible": true, "zeroline": false, "zerolinecolor": "rgba(0, 0, 0, 1.000)"}}}

### Figure 4 — Plotly figure (JSON) as saved in the notebook; plotly's stock layout.template omitted (floating-point values rounded to 4 significant figures)
{"data": [{"colorbar": {"title": ""}, "hoverinfo": "text", "legendgroup": "y1", "line": {"color": "rgba(255, 0, 0, 1.000)", "dash": "dash", "shape": "linear", "width": 1}, "mode": "lines", "name": "y1", "showlegend": true, "text": [null, null, null, null, null, null, null, null, null, null, null, null, null, null, null, null, null, null, null, null], "type": "scatter", "x": [-2, -1.789, -1.579, -1.368, -1.158, -0.9474, -0.7368, -0.5263, -0.3158, -0.1053, 0.1053, 0.3158, 0.5263, 0.7368, 0.9474, 1.158, 1.368, 1.579, 1.789, 2], "xaxis": "x2", "y": [5.008, 5.008, 5.008, 5.008, 5.008, 5.008, 5.008, 5.008, 5.008, 5.008, 5.008, 5.008, 5.008, 5.008, 5.008, 5.008, 5.008, 5.008, 5.008, 5.008], "yaxis": "y2"}, {"colorbar": {"title": ""}, "hoverinfo": "text", "legendgroup": "y2", "line": {"color": "rgba(0, 0, 0, 1.000)", "dash": "solid", "shape": "linear", "width": 1}, "mode": "lines", "name": "y2", "showlegend": true, "text": [null, null, null, null, null, null, null, null, null, null, null, null, null, null, null, null, null, null, null, null], "type": "scatter", "x": [-2, -1.789, -1.579, -1.368, -1.158, -0.9474, -0.7368, -0.5263, -0.3158, -0.1053, 0.1053, 0.3158, 0.5263, 0.7368, 0.9474, 1.158, 1.368, 1.579, 1.789, 2], "xaxis": "x2", "y": [0.09719, 0.09709, 0.09809, 0.09813, 0.1029, 0.09868, 0.09863, 0.1, 0.1004, 0.09932, 0.0968, 0.09667, 0.09735, 0.1023, 0.1044, 0.09528, 0.09674, 0.1044, 0.1034, 0.1035], "yaxis": "y2"}, {"colorbar": {"title": ""}, "hoverinfo": "text", "legendgroup": "y3", "line": {"color": "rgba(255, 0, 0, 1.000)", "dash": "dash", "shape": "linear", "width": 1}, "mode": "lines", "name": "y3", "showlegend": true, "text": [null, null, null, null, null, null, null, null, null, null, null, null, null, null, null, null, null, null, null, null], "type": "scatter", "x": [-10, -9.474, -8.947, -8.421, -7.895, -7.368, -6.842, -6.316, -5.789, -5.263, -4.737, -4.211, -3.684, -3.158, -2.632, -2.105, -1.579, -1.053, -0.5263, 0], "xaxis": "x2", "y": [5.008, 5.008, 5.008, 5.008, 5.008, 5.008, 5.008, 5.008, 5.008, 5.008, 5.008, 5.008, 5.008, 5.008, 5.008, 5.008, 5.008, 5.008, 5.008, 5.008], "yaxis": "y4"}, {"colorbar": {"title": ""}, "hoverinfo": "text", "legendgroup": "y4", "line": {"color": "rgba(0, 0, 0, 1.000)", "dash": "solid", "shape": "linear", "width": 1}, "mode": "lines", "name": "y4", "showlegend": true, "text": [null, null, null, null, null, null, null, null, null, null, null, null, null, null, null, null, null, null, null, null], "type": "scatter", "x": [-10, -9.474, -8.947, -8.421, -7.895, -7.368, -6.842, -6.316, -5.789, -5.263, -4.737, -4.211, -3.684, -3.158, -2.632, -2.105, -1.579, -1.053, -0.5263, 0], "xaxis": "x2", "y": [0.1064, 0.09721, 0.09988, 0.0967, 0.1048, 0.09544, 0.1009, 0.09877, 0.09991, 0.1003, 0.09919, 0.102, 0.1004, 0.1001, 0.1002, 0.09973, 0.09627, 0.09764, 0.1034, 0.09977], "yaxis": "y4"}, {"colorbar": {"title": ""}, "hoverinfo": "text", "legendgroup": "y5", "line": {"color": "rgba(255, 0, 0, 1.000)", "dash": "dash", "shape": "linear", "width": 1}, "mode": "lines", "name": "y5", "showlegend": true, "text": [null, null, null, null, null, null, null, null, null, null, null, null, null, null, null, null, null, null, null, null], "type": "scatter", "x": [-3, -2.684, -2.368, -2.053, -1.737, -1.421, -1.105, -0.7895, -0.4737, -0.1579, 0.1579, 0.4737, 0.7895, 1.105, 1.421, 1.737, 2.053, 2.368, 2.684, 3], "xaxis": "x1", "y": [5.008, 5.008, 5.008, 5.008, 5.008, 5.008, 5.008, 5.008, 5.008, 5.008, 5.008, 5.008, 5.008, 5.008, 5.008, 5.008, 5.008, 5.008, 5.008, 5.008], "yaxis": "y1"}, {"colorbar": {"title": ""}, "hoverinfo": "text", "legendgroup": "y6", "line": {"color": "rgba(0, 0, 0, 1.000)", "dash": "solid", "shape": "linear", "width": 1}, "mode": "lines", "name": "y6", "showlegend": true, "text": [null, null, null, null, null, null, null, null, null, null, null, null, null, null, null, null, null, null, null, null], "type": "scatter", "x": [-3, -2.684, -2.368, -2.053, -1.737, -1.421, -1.105, -0.7895, -0.4737, -0.1579, 0.1579, 0.4737, 0.7895, 1.105, 1.421, 1.737, 2.053, 2.368, 2.684, 3], "xaxis": "x1", "y": [0.09802, 0.09906, 0.1004, 0.1018, 0.09818, 0.09491, 0.09746, 0.09775, 0.1006, 0.1011, 0.1037, 0.1057, 0.09734, 0.0991, 0.1024, 0.104, 0.1069, 0.1002, 0.1028, 0.1014], "yaxis": "y1"}, {"colorbar": {"title": ""}, "hoverinfo": "text", "legendgroup": "y7", "line": {"color": "rgba(255, 0, 0, 1.000)", "dash": "dash", "shape": "linear", "width": 1}, "mode": "lines", "name": "y7", "showlegend": true, "text": [null, null, null, null, null, null, null, null, null, null, null, null, null, null, null, null, null, null, null, null], "type": "scatter", "x": [0, 0.5263, 1.053, 1.579, 2.105, 2.632, 3.158, 3.684, 4.211, 4.737, 5.263, 5.789, 6.316, 6.842, 7.368, 7.895, 8.421, 8.947, 9.474, 10], "xaxis": "x1", "y": [5.008, 5.008, 5.008, 5.008, 5.008, 5.008, 5.008, 5.008, 5.008, 5.008, 5.008, 5.008, 5.008, 5.008, 5.008, 5.008, 5.008, 5.008, 5.008, 5.008], "yaxis": "y3"}, {"colorbar": {"title": ""}, "hoverinfo": "text", "legendgroup": "y8", "line": {"color": "rgba(0, 0, 0, 1.000)", "dash": "solid", "shape": "linear", "width": 1}, "mode": "lines", "name": "y8", "showlegend": true, "text": [null, null, null, null, null, null, null, null, null, null, null, null, null, null, null, null, null, null, null, null], "type": "scatter", "x": [0, 0.5263, 1.053, 1.579, 2.105, 2.632, 3.158, 3.684, 4.211, 4.737, 5.263, 5.789, 6.316, 6.842, 7.368, 7.895, 8.421, 8.947, 9.474, 10], "xaxis": "x1", "y": [0.004051, 0.527, 1.049, 1.581, 2.103, 2.629, 3.157, 3.686, 4.211, 4.733, 5.266, 5.788, 6.317, 6.846, 7.368, 7.894, 8.423, 8.949, 9.474, 9.997], "yaxis": "y3"}], "layout": {"annotations": [], "height": 400, "margin": {"b": 20, "l": 0, "r": 0, "t": 20}, "paper_bgcolor": "rgba(255, 255, 255, 1.000)", "plot_bgcolor": "rgba(255, 255, 255, 1.000)", "showlegend": false, "width": 600, "xaxis1": {"anchor": "y3", "domain": [0.09128, 0.5284], "gridcolor": "rgba(0, 0, 0, 0.100)", "gridwidth": 0.5, "linecolor": "rgba(0, 0, 0, 1.000)", "mirror": false, "range": [-3.39, 10.39], "showgrid": true, "showline": true, "showticklabels": true, "tickangle": 0, "tickcolor": "rgb(0, 0, 0)", "tickfont": {"color": "rgba(0, 0, 0, 1.000)", "family": "sans-serif", "size": 11}, "tickmode": "array", "ticks": "inside", "ticktext": ["-2", "0", "2", "4", "6", "8", "10"], "tickvals": [-2, 0, 2, 4, 6, 8, 10], "title": "p3", "titlefont": {"color": "rgba(0, 0, 0, 1.000)", "family": "sans-serif", "size": 15}, "type": "-", "visible": true, "zeroline": false, "zerolinecolor": "rgba(0, 0, 0, 1.000)"}, "xaxis2": {"anchor": "y4", "domain": [0.5563, 0.9934], "gridcolor": "rgba(0, 0, 0, 0.100)", "gridwidth": 0.5, "linecolor": "rgba(0, 0, 0, 1.000)", "mirror": false, "range": [-10.36, 2.36], "showgrid": true, "showline": true, "showticklabels": true, "tickangle": 0, "tickcolor": "rgb(0, 0, 0)", "tickfont": {"color": "rgba(0, 0, 0, 1.000)", "family": "sans-serif", "size": 11}, "tickmode": "array", "ticks": "inside", "ticktext": ["-10.0", "-7.5", "-5.0", "-2.5", "0.0"], "tickvals": [-10, -7.5, -5, -2.5, 0], "title": "p4", "titlefont": {"color": "rgba(0, 0, 0, 1.000)", "family": "sans-serif", "size": 15}, "type": "-", "visible": true, "zeroline": false, "zerolinecolor": "rgba(0, 0, 0, 1.000)"}, "yaxis1": {"anchor": "x1", "domain": [0.5758, 0.9902], "gridcolor": "rgba(0, 0, 0, 0.100)", "gridwidth": 0.5, "linecolor": "rgba(0, 0, 0, 1.000)", "mirror": false, "range": [-0.05246, 5.155], "showgrid": true, "showline": true, "showticklabels": true, "tickangle": 0, "tickcolor": "rgb(0, 0, 0)", "tickfont": {"color": "rgba(0, 0, 0, 1.000)", "family": "sans-serif", "size": 11}, "tickmode": "array", "ticks": "inside", "ticktext": ["0", "1", "2", "3", "4", "5"], "tickvals": [0, 1, 2, 3, 4, 5], "title": "mu3", "titlefont": {"color": "rgba(0, 0, 0, 1.000)", "family": "sans-serif", "size": 15}, "type": "-", "visible": true, "zeroline": false, "zerolinecolor": "rgba(0, 0, 0, 1.000)"}, "yaxis2": {"anchor": "x2", "domain": [0.5758, 0.9902], "gridcolor": "rgba(0, 0, 0, 0.100)", "gridwidth": 0.5, "linecolor": "rgba(0, 0, 0, 1.000)", "mirror": false, "range": [-0.05209, 5.155], "showgrid": true, "showline": true, "showticklabels": true, "tickangle": 0, "tickcolor": "rgb(0, 0, 0)", "tickfont": {"color": "rgba(0, 0, 0, 1.000)", "family": "sans-serif", "size": 11}, "tickmode": "array", "ticks": "inside", "ticktext": ["0", "1", "2", "3", "4", "5"], "tickvals": [0, 1, 2, 3, 4, 5], "title": "", "titlefont": {"color": "rgba(0, 0, 0, 1.000)", "family": "sans-serif", "size": 15}, "type": "-", "visible": true, "zeroline": false, "zerolinecolor": "rgba(0, 0, 0, 1.000)"}, "yaxis3": {"anchor": "x1", "domain": [0.07581, 0.4902], "gridcolor": "rgba(0, 0, 0, 0.100)", "gridwidth": 0.5, "linecolor": "rgba(0, 0, 0, 1.000)", "mirror": false, "range": [-0.2957, 10.3], "showgrid": true, "showline": true, "showticklabels": true, "tickangle": 0, "tickcolor": "rgb(0, 0, 0)", "tickfont": {"color": "rgba(0, 0, 0, 1.000)", "family": "sans-serif", "size": 11}, "tickmode": "array", "ticks": "inside", "ticktext": ["0.0", "2.5", "5.0", "7.5", "10.0"], "tickvals": [0, 2.5, 5, 7.5, 10], "title": "mu3", "titlefont": {"color": "rgba(0, 0, 0, 1.000)", "family": "sans-serif", "size": 15}, "type": "-", "visible": true, "zeroline": false, "zerolinecolor": "rgba(0, 0, 0, 1.000)"}, "yaxis4": {"anchor": "x2", "domain": [0.07581, 0.4902], "gridcolor": "rgba(0, 0, 0, 0.100)", "gridwidth": 0.5, "linecolor": "rgba(0, 0, 0, 1.000)", "mirror": false, "range": [-0.05192, 5.155], "showgrid": true, "showline": true, "showticklabels": true, "tickangle": 0, "tickcolor": "rgb(0, 0, 0)", "tickfont": {"color": "rgba(0, 0, 0, 1.000)", "family": "sans-serif", "size": 11}, "tickmode": "array", "ticks": "inside", "ticktext": ["0", "1", "2", "3", "4", "5"], "tickvals": [0, 1, 2, 3, 4, 5], "title": "", "titlefont": {"color": "rgba(0, 0, 0, 1.000)", "family": "sans-serif", "size": 15}, "type": "-", "visible": true, "zeroline": false, "zerolinecolor": "rgba(0, 0, 0, 1.000)"}}}
